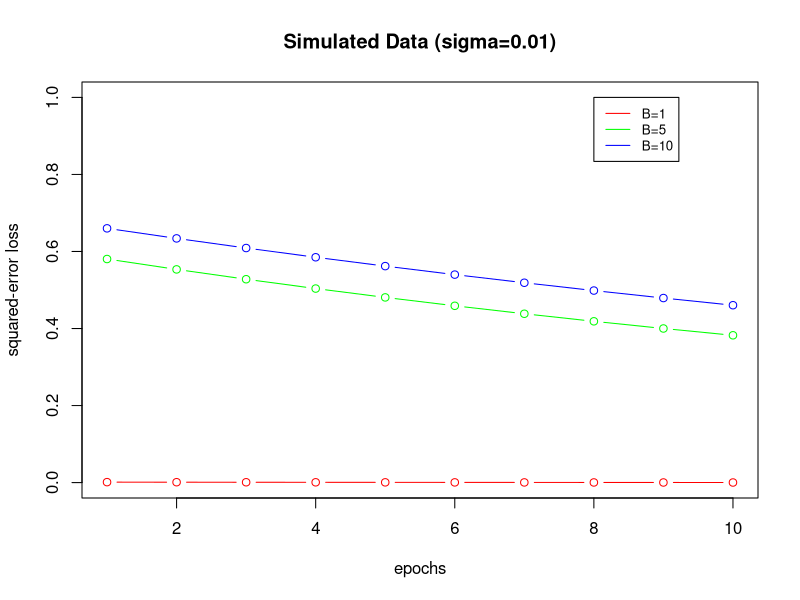
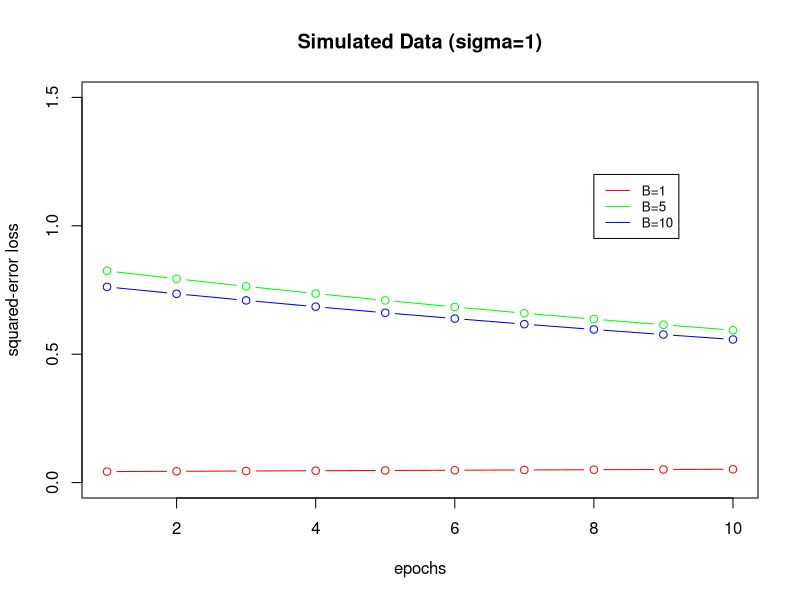

Write the R code that produced these figures, in order.
## ---- chunk 1
knitr::opts_chunk$set(echo = TRUE)

# install.packages("MASS")
library(MASS)
## ---- chunk 2

stochastic_gd <- function(X,y,epsilon,batch_size,epochs){
  #' Function written as per required inputs and outputs
  #' @param X: matrix, data-set of input variable values of size N*n
  #' @param y: vector of responses for each given set of input variable values, size N*1
  #' @param epsilon: numeric, value for the learning rate at each step
  #' @param B: batch size, number of observations to use at each step when computing gradient
  #' @param epochs: integer (positive), number of passes through the entire data-set
  #' @return squared_loss: matrix, of squared error loss values, one for each step, size epochs*N/B
  
  B<-batch_size
  #print(B)
  N<-dim(X)[1]
  #print(N)
  n<-dim(X)[2]
  #print(n)
  #indices<-seq(1,N/B,length.out=N)
  #print(indices)
  beta<-matrix(0,nrow=n,ncol=1)
  squared_loss<-matrix(NA,nrow=epochs,ncol=N/B)
  # loss_0<-1/N*t(y)%*%y
  # squared_loss[1,]<-rep(loss_0,N/B)
  
  for (j in 1:epochs){
    loss<-c(rep(0,N/B))
    for (i in 1:(N/B)){
      start<-(i-1)*B+1
      #print(start)
      end<-start+B-1
      #print(end)
      predictors<-as.matrix(X[start:end,])
      response<-y[start:end]
      if (B==1){
        gradient<-2/N*(as.matrix(predictors)%*%(response-t(as.matrix(predictors))%*%beta))
        #print(gradient)
        #print(dim(gradient))
        beta<-beta+epsilon*gradient
        #print(beta)
        #print(dim(beta))
        loss_iter<-1/N*(response-t(as.matrix(predictors))%*%beta)^2
        #print(dim(loss_iter))
        loss[i]<-loss_iter
      }
      else{
        gradient<-2/N*(t(as.matrix(predictors))%*%(response-as.matrix(predictors)%*%beta))
        #print(gradient)
        #print(dim(gradient))
        beta<-beta+epsilon*gradient
        #print(beta)
        #print(dim(beta))
        loss_iter<-1/N*(t(response-as.matrix(predictors)%*%beta)%*%(response-as.matrix(predictors)%*%beta))
        #print(dim(loss_iter))
        loss[i]<-loss_iter
      }
    }
    squared_loss[j,]<-loss
  #print(loss)
  }
  #print(squared_loss)
  
  
  
return(squared_loss) 
}



## ---- chunk 3
set.seed(2021)
sigma<-0.01
X<-mvrnorm(n=100, mu=rep(0,10),Sigma=diag(rep(1,10)))
a_star<-mvrnorm(n=1, mu=rep(0,10),Sigma=diag(rep(1,10)))
delta<-mvrnorm(n=1, mu=rep(0,100),Sigma=diag(rep(sigma^2,100)))

y<-X%*%a_star+delta


result_1<-stochastic_gd(X,y,0.01,1,10)
result_5<-stochastic_gd(X,y,0.01,5,10)
result_10<-stochastic_gd(X,y,0.01,10,10)


## ---- chunk 4

epochs<-1:10
loss_epochs_1<-result_1[,dim(result_1)[2]]
loss_epochs_5<-result_5[,dim(result_5)[2]]
loss_epochs_10<-result_5[,dim(result_10)[2]]



plot(x=epochs,y=loss_epochs_1,type="b",col="red",ylim=(c(0,1)),ylab="squared-error loss",main="Simulated Data (sigma=0.01)")
points(x=epochs,y=loss_epochs_5,type="b",col="blue")
points(x=epochs,y=loss_epochs_10,type="b",col="green")
legend(8,1, legend=c("B=1", "B=5", "B=10"),
       col=c("red", "green", "blue"), lty=1, cex=0.8)

## ---- chunk 5
set.seed(2021)
sigma<-1
X<-mvrnorm(n=100, mu=rep(0,10),Sigma=diag(rep(1,10)))
a_star<-mvrnorm(n=1, mu=rep(0,10),Sigma=diag(rep(1,10)))
delta<-mvrnorm(n=1, mu=rep(0,100),Sigma=diag(rep(sigma^2,100)))

y<-X%*%a_star+delta


result_1<-stochastic_gd(X,y,0.01,1,10)
result_5<-stochastic_gd(X,y,0.01,5,10)
result_10<-stochastic_gd(X,y,0.01,10,10)


epochs<-1:10
loss_epochs_1<-result_1[,dim(result_1)[2]]
loss_epochs_5<-result_5[,dim(result_5)[2]]
loss_epochs_10<-result_5[,dim(result_10)[2]]


plot(x=epochs,y=loss_epochs_1,type="b",col="red",ylim=c(0,1.5),ylab="squared-error loss", main="Simulated Data (sigma=1)")
points(x=epochs,y=loss_epochs_5,type="b",col="blue")
points(x=epochs,y=loss_epochs_10,type="b",col="green")
legend(8,1.2, legend=c("B=1", "B=5", "B=10"),
       col=c("red", "green", "blue"), lty=1, cex=0.8)


